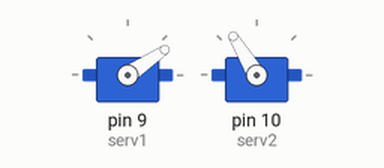
The sketch below on a simulated Arduino Uno, built with avr-gcc and run on an emulated ATmega328P. Shown: 2 × servo.

Above: at 0.05 s.
At 0.4 s:
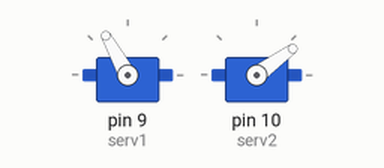
At 0.75 s:
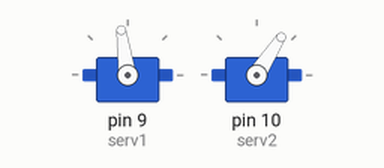
At 1.45 s:
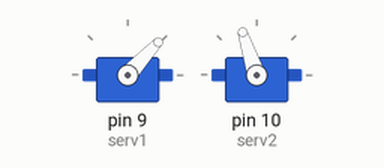
Timing chart, 0 to 6.7 s (numbered marks = the images above):
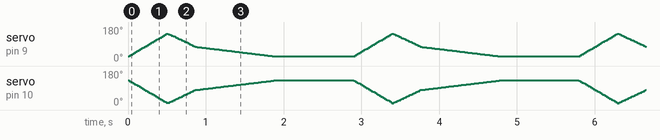

The sketch:

BLINKING_FINAL.ino
```cpp
#include <Servo.h>

Servo serv1;
Servo serv2;

int pos = 0;

//BLINK EYEBALL
//DO NOT EIDT


void setup() {
  serv1.attach(9);
  serv2.attach(10);
  serv1.write(90);
  serv2.write(90);
}

void loop() {

  int angle_max = 170;
  int angle_min = 50;

  int angle_mid = 100;


  for (pos = angle_min; pos <= angle_max; pos += 1) {
    // in steps of 1 degree
    serv1.write(pos-25);
    serv2.write(180-pos);
    delay(4);
  }

  for (pos = angle_max; pos >= angle_mid; pos -= 1) {
    // in steps of 1 degree
    serv1.write(pos-25);
    serv2.write(180-pos);
    delay(5);
  }

  for (pos = angle_mid; pos >= angle_min; pos -= 1) {
    // in steps of 1 degree
    serv1.write(pos-25);
    serv2.write(180-pos);
    delay(20);
  }
  delay(1000);


//  serv1.write(0);
//  serv2.write(0);
//  delay(500);
//
//  serv1.write(180);
//  serv2.write(180);
//  delay(2000);

}
```
